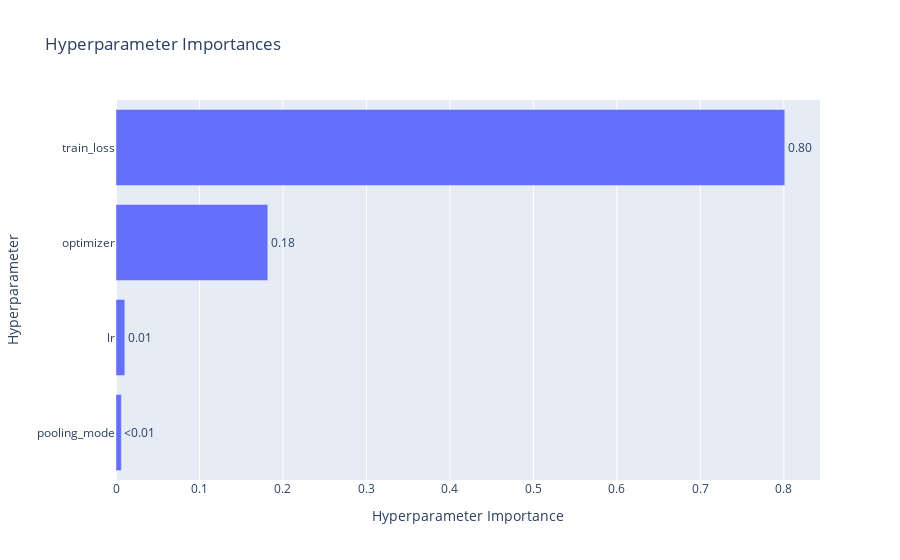

The notebook cell saved with this chart:
### Code cell
optuna.visualization.plot_param_importances(study)

### Figure 1 — Plotly figure (JSON) as saved in the notebook; plotly's stock layout.template omitted (floating-point values rounded to 4 significant figures)
{"data": [{"cliponaxis": false, "hovertemplate": ["pooling_mode (CategoricalDistribution): 0.006427821144540767<extra></extra>", "lr (FloatDistribution): 0.010553370580372793<extra></extra>", "optimizer (CategoricalDistribution): 0.18184129673253505<extra></extra>", "train_loss (CategoricalDistribution): 0.8011775115425515<extra></extra>"], "name": "Objective Value", "orientation": "h", "text": ["<0.01", "0.01", "0.18", "0.80"], "textposition": "outside", "type": "bar", "x": [0.006428, 0.01055, 0.1818, 0.8012], "y": ["pooling_mode", "lr", "optimizer", "train_loss"]}], "layout": {"title": {"text": "Hyperparameter Importances"}, "xaxis": {"title": {"text": "Hyperparameter Importance"}}, "yaxis": {"title": {"text": "Hyperparameter"}}}}
